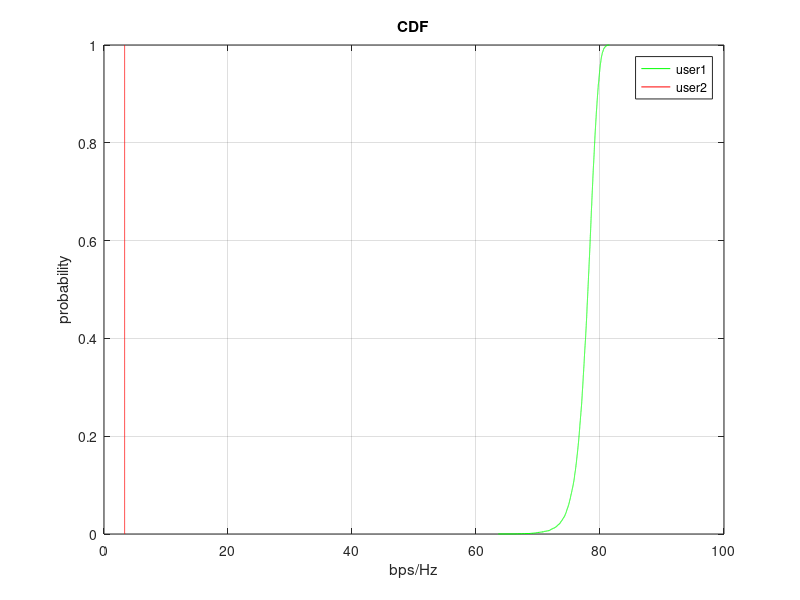

This chart was generated by the following MATLAB code:
close all;

snrdbw = 20;
snrdbs = 10;
snras = 10^(-snrdbs/20);
snraw = 10^(-snrdbw/20); 
nmc = 10000;
sigma = 10^-12;

as = 0.1;
aw = 0.9;

h = (randn(2,2,nmc) + 1i * randn(2,2,nmc)) / sqrt(2);

h(:,1,:) = (1/sqrt(snras)) * h(:,1,:);
h(:,2,:) = (1/sqrt(snraw)) * h(:,2,:);

w = zeros(2,2,nmc);

dr_u1 = zeros(1,nmc);
dr_u2 = zeros(1,nmc);

for j = 1:nmc

        w(:,1,j) = h(:,1,j)' / norm(h(:,1,j));
        w(:,2,j) = w(:,1,j);

        x1h = h(:,1,j)'*w(:,1,j);
    
        x2h = h(:,2,j)'*w(:,1,j);
    
        dr_u1(j) = log2(1 + (as*(abs(mean(x1h))^2) / (sigma^2)));
        dr_u2(j) = log2(1 + (aw*(abs(mean(x2h))^2) / ((as*(abs(mean(x2h))^2)+sigma^2))));    

end

dr1_sorted = sort(dr_u1);
dr2_sorted = sort(dr_u2);

ycdf = (1:nmc) / nmc;

figure(1)
plot(dr1_sorted,ycdf,'g');
hold on;
plot(dr2_sorted,ycdf,'r');xlabel('bps/Hz');ylabel('probability');legend('user1','user2');title('CDF');
grid on;


